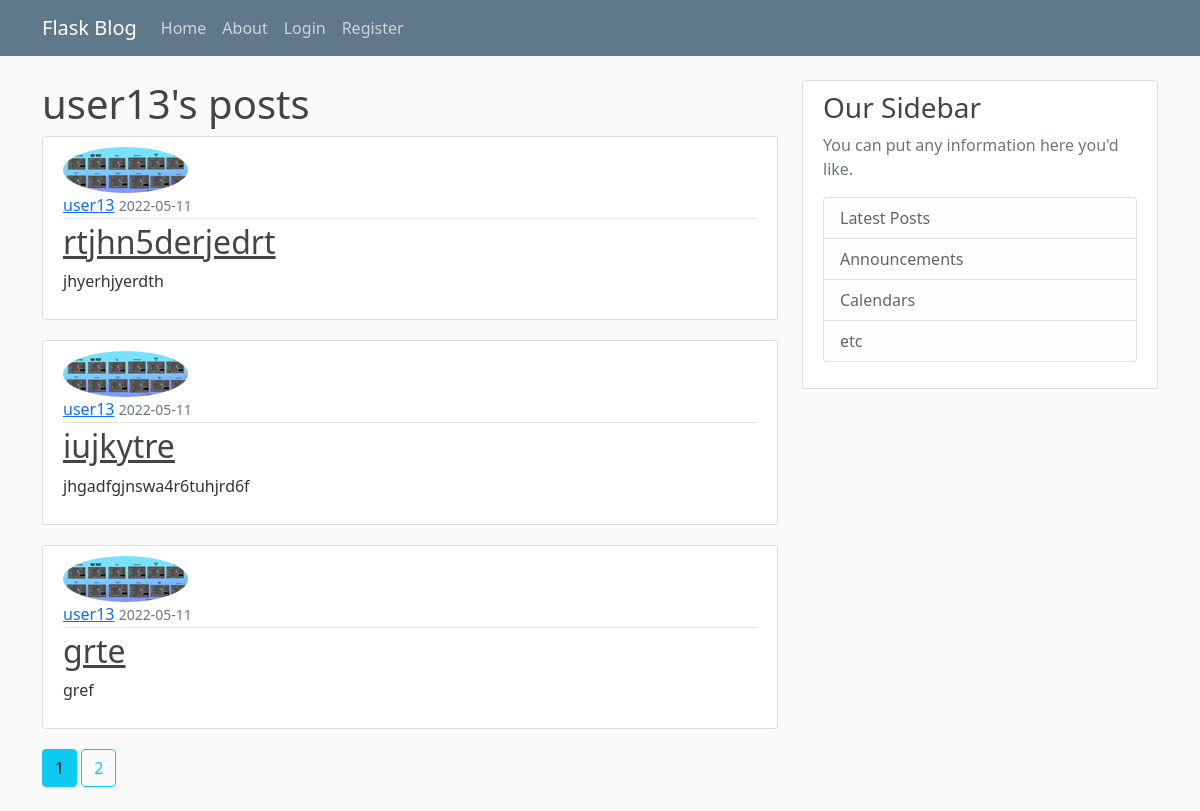
The page /user/user13 on the database its author committed.
### flaskblog/models.py (models this page shows, shortened)
class User(db.Model, UserMixin):
    id = db.Column(db.Integer, primary_key=True)
    username = db.Column(db.String(20), unique=True, nullable=False)
    email = db.Column(db.String(120), unique=True, nullable=False)
    image_file = db.Column(db.String(20), nullable=False,
                           default='default.jpg')
    password = db.Column(db.String(60), nullable=False)
    posts = db.relationship('Post', backref='author', lazy=True)

class Post(db.Model):
    id = db.Column(db.Integer, primary_key=True)
    title = db.Column(db.String(100), nullable=False)
    date_posted = db.Column(db.DateTime, nullable=False,
                            default=datetime.utcnow)
    content = db.Column(db.Text, nullable=False)
    user_id = db.Column(db.Integer, db.ForeignKey('user.id'), nullable=False)

### flaskblog/routes.py (the view)
@app.route("/user/<string:username>")
def user_posts(username):
    page = request.args.get('page', 1, type=int)
    user = User.query.filter_by(username=username).first_or_404()
    posts = Post.query\
        .filter_by(author=user)\
        .order_by(Post.date_posted.desc())\
        .paginate(page=page, per_page=3)
    return render_template('user_posts.html', posts=posts, user=user)

### flaskblog/templates/user_posts.html (shortened to what this page needs)
{% extends "base.html" %} {% block content %}
<h1>{{ user.username }}'s posts</h1>
{% for post in posts.items %}
<article class="media content-section">
    <img
        src="{{ url_for('static', filename='profile_pics/' + post.author.image_file) }}"
        class="rounded-circle"
        alt=""
    />
    <div class="media-body">
        <div class="article-metadata">
            <a class="mr-2" href="#">{{ post.author.username }}</a>
            <small class="text-muted">
                {{ post.date_posted.strftime('%Y-%m-%d') }}
            </small>
        </div>
        <h2>
            <a
                class="article-title"
                href="{{ url_for('post', post_id=post.id) }}"
                >{{ post.title }}</a
            >
        </h2>
        <p class="article-content">{{ post.content }}</p>
    </div>
</article>
{% endfor %} {% for page_num in posts.iter_pages(left_edge=1,
right_edge=1,left_current=1) %} {% if page_num %} {% if posts.page == page_num
%}
<a
    class="btn btn-info mb-4"
    href="{{ url_for('user_posts',username=user.username, page=page_num) }}"
    >{{ page_num }}</a
>
{% else %}
<a
    class="btn btn-outline-info mb-4"
    href="{{ url_for('user_posts',username=user.username, page=page_num) }}"
    >{{ page_num }}</a
>
{% endif %} {% endif %} {% endfor %} {% endblock content %}

### flaskblog/templates/base.html (shortened to what this page needs)
<!DOCTYPE html>
<html lang="en">
<head>
    <link href="https://cdn.jsdelivr.net/npm/bootstrap@5.1.3/dist/css/bootstrap.min.css" rel="stylesheet"
>
    <link rel="stylesheet" type="text/css" href="{{ url_for('static', filename='main.css')}}">
</head>
<body>
<header class="site-header">
    <nav class="navbar navbar-expand-md navbar-dark bg-steel fixed-top">
        <div class="container">
            <a class="navbar-brand mr-4" href="/">Flask Blog</a>
            <div class="collapse navbar-collapse" id="navbarToggle">
                <div class="navbar-nav mr-auto">
                    <a class="nav-item nav-link" href="{{ url_for('home') }}">Home</a>
                    <a class="nav-item nav-link" href="{{ url_for('about') }}">About</a>
                </div>
                <div class="navbar-nav">
                    {% if current_user.is_authenticated %}
                        <a class="nav-item nav-link" href="{{ url_for('logout') }}">Logout</a>
                        <a class="nav-item nav-link" href="{{ url_for('account') }}">Account</a>
                        <a class="nav-item nav-link" href="{{ url_for('new_post') }}">New Post</a>
                    {% else %}
                        <a class="nav-item nav-link" href="{{ url_for('login') }}">Login</a>
                        <a class="nav-item nav-link" href="{{ url_for('register') }}">Register</a>
                    {% endif %}
                </div>
            </div>
        </div>
    </nav>
</header>
<main role="main" class="container">
    <div class="row">
        <div class="col-md-8">
            {% block content %}{% endblock %}
        </div>
        <div class="col-md-4">
            <div class="content-section">
                <h3>Our Sidebar</h3>
                <p class='text-muted'>You can put any information here you'd like.
                <ul class="list-group">
                    <li class="list-group-item list-group-item-light">Latest Posts</li>
                    <li class="list-group-item list-group-item-light">Announcements</li>
                    <li class="list-group-item list-group-item-light">Calendars</li>
                    <li class="list-group-item list-group-item-light">etc</li>
                </ul>
                </p>
            </div>
        </div>
    </div>
    </main>
</body>
</html>

### flaskblog/static/main.css (style rules this page uses)
body { background: #fafafa; color: #333333; margin-top: 5rem; }
h1, h2, h3, h4, h5, h6 { color: #444444; }
.bg-steel { background-color: #5f788a; }
.site-header .navbar-nav .nav-link { color: #cbd5db; }
.content-section { background: #ffffff; padding: 10px 20px; border: 1px solid #dddddd; border-radius: 3px; margin-bottom: 20px; }
.article-title { color: #444444; }
.article-content { white-space: pre-line; }
.article-metadata { padding-bottom: 1px; margin-bottom: 4px; border-bottom: 1px solid #e3e3e3 }

### rows shown on the page
User: username "user13"
Post: image_file (picture), author.username "user13", date_posted "2022-05-11", title "rtjhn5derjedrt", content "jhyerhjyerdth"
Post: image_file (picture), author.username "user13", date_posted "2022-05-11", title "iujkytre", content "jhgadfgjnswa4r6tuhjrd6f"
Post: image_file (picture), author.username "user13", date_posted "2022-05-11", title "grte", content "gref"

### other values the page prints
{{ page_num }} "1"
{{ page_num }} "2"
